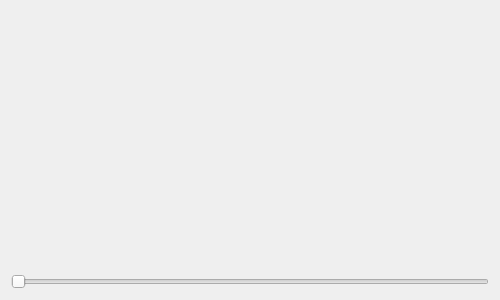
<?xml version="1.0" encoding="UTF-8"?>
<ui version="4.0">
 <class>frmGaugeCompassPan</class>
 <widget class="QWidget" name="frmGaugeCompassPan">
  <property name="geometry">
   <rect>
    <x>0</x>
    <y>0</y>
    <width>500</width>
    <height>300</height>
   </rect>
  </property>
  <property name="windowTitle">
   <string>Form</string>
  </property>
  <layout class="QGridLayout" name="gridLayout">
   <item row="0" column="0">
    <widget class="GaugeCompassPan" name="gaugecompasspan" native="true">
     <property name="value" stdset="0">
      <double>0.000000000000000</double>
     </property>
    </widget>
   </item>
   <item row="1" column="0">
    <widget class="QSlider" name="horizontalSlider">
     <property name="maximum">
      <number>360</number>
     </property>
     <property name="orientation">
      <enum>Qt::Horizontal</enum>
     </property>
    </widget>
   </item>
  </layout>
 </widget>
 <customwidgets>
  <customwidget>
   <class>GaugeCompassPan</class>
   <extends>QWidget</extends>
   <header>gaugecompasspan.h</header>
  </customwidget>
 </customwidgets>
 <resources/>
 <connections/>
</ui>
